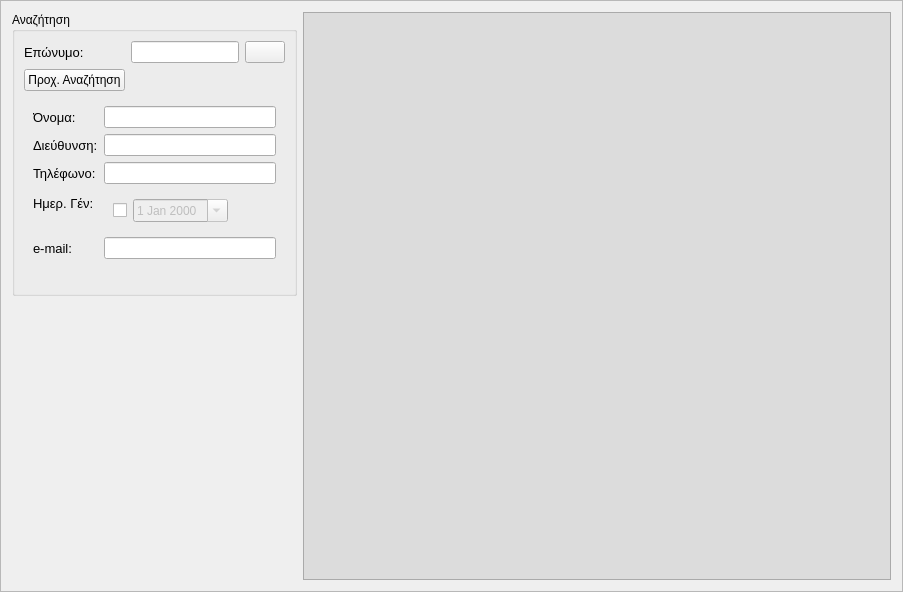
<?xml version="1.0" encoding="UTF-8"?>
<ui version="4.0">
 <class>Frame</class>
 <widget class="QFrame" name="Frame">
  <property name="geometry">
   <rect>
    <x>0</x>
    <y>0</y>
    <width>903</width>
    <height>592</height>
   </rect>
  </property>
  <property name="windowTitle">
   <string>Frame</string>
  </property>
  <property name="frameShape">
   <enum>QFrame::StyledPanel</enum>
  </property>
  <property name="frameShadow">
   <enum>QFrame::Raised</enum>
  </property>
  <layout class="QGridLayout" name="gridLayout_2">
   <item row="0" column="1" rowspan="2">
    <widget class="PatientTable" name="patientTable">
     <property name="sizePolicy">
      <sizepolicy hsizetype="MinimumExpanding" vsizetype="Expanding">
       <horstretch>0</horstretch>
       <verstretch>0</verstretch>
      </sizepolicy>
     </property>
     <property name="toolTip">
      <string>Εδώ φαίνονται τα αποτελέσματα της Αναζήτησης σας.</string>
     </property>
     <property name="styleSheet">
      <string notr="true">background-color: rgb(220, 220, 220);</string>
     </property>
     <property name="showDropIndicator" stdset="0">
      <bool>false</bool>
     </property>
    </widget>
   </item>
   <item row="1" column="0">
    <spacer name="verticalSpacer">
     <property name="orientation">
      <enum>Qt::Vertical</enum>
     </property>
     <property name="sizeHint" stdset="0">
      <size>
       <width>20</width>
       <height>40</height>
      </size>
     </property>
    </spacer>
   </item>
   <item row="0" column="0">
    <widget class="QGroupBox" name="groupBox_2">
     <property name="sizePolicy">
      <sizepolicy hsizetype="Maximum" vsizetype="MinimumExpanding">
       <horstretch>0</horstretch>
       <verstretch>0</verstretch>
      </sizepolicy>
     </property>
     <property name="title">
      <string>Αναζήτηση</string>
     </property>
     <layout class="QGridLayout" name="gridLayout">
      <item row="0" column="0">
       <widget class="QLabel" name="label_3">
        <property name="font">
         <font>
          <pointsize>10</pointsize>
         </font>
        </property>
        <property name="text">
         <string>Επώνυμο:</string>
        </property>
       </widget>
      </item>
      <item row="2" column="0" colspan="3">
       <widget class="QWidget" name="advancedSearch" native="true">
        <property name="enabled">
         <bool>true</bool>
        </property>
        <property name="sizePolicy">
         <sizepolicy hsizetype="MinimumExpanding" vsizetype="Preferred">
          <horstretch>0</horstretch>
          <verstretch>0</verstretch>
         </sizepolicy>
        </property>
        <property name="styleSheet">
         <string notr="true"/>
        </property>
        <layout class="QFormLayout" name="formLayout_2">
         <property name="fieldGrowthPolicy">
          <enum>QFormLayout::ExpandingFieldsGrow</enum>
         </property>
         <item row="0" column="0">
          <widget class="QLabel" name="label_2">
           <property name="font">
            <font>
             <pointsize>10</pointsize>
            </font>
           </property>
           <property name="text">
            <string>Όνομα:</string>
           </property>
          </widget>
         </item>
         <item row="0" column="1">
          <widget class="QLineEdit" name="patientName">
           <property name="sizePolicy">
            <sizepolicy hsizetype="MinimumExpanding" vsizetype="Fixed">
             <horstretch>0</horstretch>
             <verstretch>0</verstretch>
            </sizepolicy>
           </property>
           <property name="text">
            <string/>
           </property>
          </widget>
         </item>
         <item row="1" column="0">
          <widget class="QLabel" name="label_4">
           <property name="font">
            <font>
             <pointsize>10</pointsize>
            </font>
           </property>
           <property name="text">
            <string>Διεύθυνση:</string>
           </property>
          </widget>
         </item>
         <item row="1" column="1">
          <widget class="QLineEdit" name="patientAddress">
           <property name="sizePolicy">
            <sizepolicy hsizetype="MinimumExpanding" vsizetype="Fixed">
             <horstretch>0</horstretch>
             <verstretch>0</verstretch>
            </sizepolicy>
           </property>
          </widget>
         </item>
         <item row="2" column="0">
          <widget class="QLabel" name="label_5">
           <property name="font">
            <font>
             <pointsize>10</pointsize>
            </font>
           </property>
           <property name="text">
            <string>Τηλέφωνο:</string>
           </property>
          </widget>
         </item>
         <item row="2" column="1">
          <widget class="QLineEdit" name="patientPhone">
           <property name="sizePolicy">
            <sizepolicy hsizetype="MinimumExpanding" vsizetype="Fixed">
             <horstretch>0</horstretch>
             <verstretch>0</verstretch>
            </sizepolicy>
           </property>
          </widget>
         </item>
         <item row="3" column="0">
          <widget class="QLabel" name="label_9">
           <property name="font">
            <font>
             <pointsize>10</pointsize>
            </font>
           </property>
           <property name="text">
            <string>Ημερ. Γέν:</string>
           </property>
          </widget>
         </item>
         <item row="3" column="1">
          <widget class="QWidget" name="widget" native="true">
           <layout class="QHBoxLayout" name="horizontalLayout">
            <item>
             <widget class="QCheckBox" name="checkBox">
              <property name="text">
               <string/>
              </property>
             </widget>
            </item>
            <item>
             <widget class="MyDateWidget" name="patientBirthDate">
              <property name="enabled">
               <bool>false</bool>
              </property>
              <property name="sizePolicy">
               <sizepolicy hsizetype="Preferred" vsizetype="Fixed">
                <horstretch>0</horstretch>
                <verstretch>0</verstretch>
               </sizepolicy>
              </property>
              <property name="calendarPopup">
               <bool>true</bool>
              </property>
             </widget>
            </item>
           </layout>
          </widget>
         </item>
         <item row="4" column="0">
          <widget class="QLabel" name="label_6">
           <property name="font">
            <font>
             <pointsize>10</pointsize>
            </font>
           </property>
           <property name="text">
            <string>e-mail:</string>
           </property>
          </widget>
         </item>
         <item row="4" column="1">
          <widget class="QLineEdit" name="patientEmail">
           <property name="sizePolicy">
            <sizepolicy hsizetype="MinimumExpanding" vsizetype="Fixed">
             <horstretch>0</horstretch>
             <verstretch>0</verstretch>
            </sizepolicy>
           </property>
          </widget>
         </item>
        </layout>
       </widget>
      </item>
      <item row="0" column="1">
       <widget class="QLineEdit" name="patientSurname">
        <property name="sizePolicy">
         <sizepolicy hsizetype="Maximum" vsizetype="Fixed">
          <horstretch>0</horstretch>
          <verstretch>0</verstretch>
         </sizepolicy>
        </property>
        <property name="minimumSize">
         <size>
          <width>100</width>
          <height>0</height>
         </size>
        </property>
        <property name="text">
         <string/>
        </property>
       </widget>
      </item>
      <item row="0" column="2">
       <widget class="QPushButton" name="pushButton_2">
        <property name="text">
         <string/>
        </property>
        <property name="icon">
         <iconset resource="../../resources/icons.qrc">
          <normaloff>:/images/Search.png</normaloff>:/images/Search.png</iconset>
        </property>
       </widget>
      </item>
      <item row="1" column="0">
       <widget class="QPushButton" name="pushButton">
        <property name="text">
         <string>Προχ. Αναζήτηση</string>
        </property>
        <property name="checkable">
         <bool>true</bool>
        </property>
       </widget>
      </item>
     </layout>
    </widget>
   </item>
  </layout>
 </widget>
 <customwidgets>
  <customwidget>
   <class>PatientTable</class>
   <extends>QTableView</extends>
   <header>patienttable.h</header>
   <slots>
    <slot>new_item()</slot>
   </slots>
  </customwidget>
  <customwidget>
   <class>MyDateWidget</class>
   <extends>QDateEdit</extends>
   <header>mydatewidget.h</header>
  </customwidget>
 </customwidgets>
 <resources>
  <include location="../../resources/icons.qrc"/>
 </resources>
 <connections/>
</ui>
